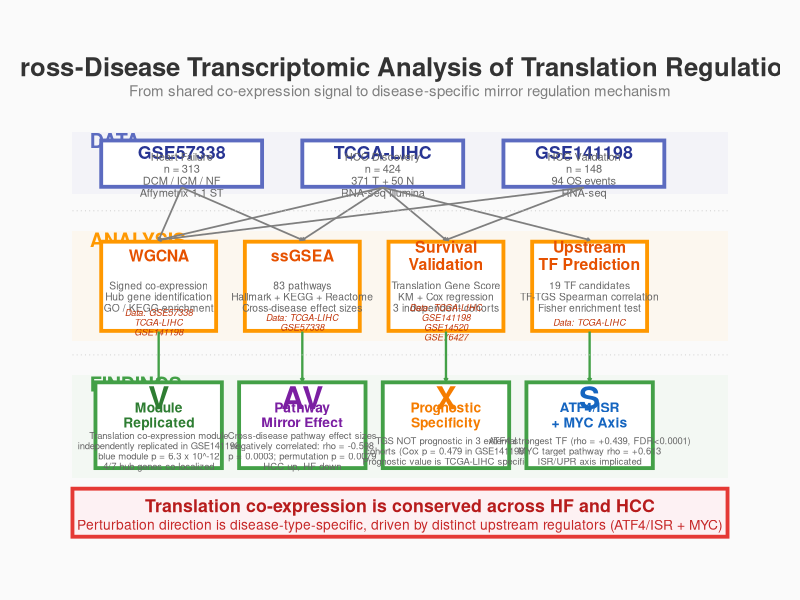

Here is the R script that generated this plot:
library(ggplot2)

PROJ_DIR <- "D:/R_projects/revision_analysis"

Cdata  <- "#5C6BC0"
Cana   <- "#FF9800"
Cfind  <- "#43A047"
Cconc  <- "#E53935"

p <- ggplot()

# ===== TITLE =====
p <- p + annotate("text", x=6, y=14.2, label="Cross-Disease Transcriptomic Analysis of Translation Regulation", fontface="bold", size=6.5, color="grey20")
p <- p + annotate("text", x=6, y=13.5, label="From shared co-expression signal to disease-specific mirror regulation mechanism", size=3.8, color="grey50")

# ===== DATA ROW (y: 10.8–12.2) =====
p <- p + annotate("rect", xmin=0.3, xmax=11.7, ymin=10.5, ymax=12.3, fill="#E8EAF6", alpha=0.4, color=NA)
p <- p + annotate("text", x=0.6, y=12.05, label="DATA", fontface="bold", size=5, color=Cdata, hjust=0)

data_boxes <- data.frame(
  x1=c(0.8, 4.3, 7.8),
  x2=c(3.6, 7.1, 10.6),
  cx=c(2.2, 5.7, 9.2),
  title=c("GSE57338", "TCGA-LIHC", "GSE141198"),
  desc=c("Heart Failure\nn = 313\nDCM / ICM / NF\nAffymetrix 1.1 ST",
         "HCC Discovery\nn = 424\n371 T + 50 N\nRNA-seq Illumina",
         "HCC Validation\nn = 148\n94 OS events\nRNA-seq"),
  stringsAsFactors=FALSE
)

for(i in 1:3) {
  p <- p + annotate("rect", xmin=data_boxes$x1[i], xmax=data_boxes$x2[i],
                    ymin=10.7, ymax=12.05, fill="white", color=Cdata, linewidth=1.3)
  p <- p + annotate("text", x=data_boxes$cx[i], y=11.7,
                    label=data_boxes$title[i], fontface="bold", size=4.5, color="#283593")
  p <- p + annotate("text", x=data_boxes$cx[i], y=11.05,
                    label=data_boxes$desc[i], size=2.8, lineheight=0.9, color="grey40")
}

# ===== ANALYSIS ROW (y: 6.5–9.2) =====
p <- p + annotate("rect", xmin=0.3, xmax=11.7, ymin=6.2, ymax=9.4, fill="#FFF3E0", alpha=0.4, color=NA)
p <- p + annotate("text", x=0.6, y=9.15, label="ANALYSIS", fontface="bold", size=5, color=Cana, hjust=0)

ana <- data.frame(
  x1=c(0.8, 3.3, 5.8, 8.3),
  x2=c(2.8, 5.3, 7.8, 10.3),
  cx=c(1.8, 4.3, 6.8, 9.3),
  title=c("WGCNA", "ssGSEA", "Survival\nValidation", "Upstream\nTF Prediction"),
  desc=c("Signed co-expression\nHub gene identification\nGO / KEGG enrichment",
         "83 pathways\nHallmark + KEGG + Reactome\nCross-disease effect sizes",
         "Translation Gene Score\nKM + Cox regression\n3 independent cohorts",
         "19 TF candidates\nTF-TGS Spearman correlation\nFisher enrichment test"),
  sources=c("GSE57338\nTCGA-LIHC\nGSE141198","TCGA-LIHC\nGSE57338","TCGA-LIHC\nGSE141198\nGSE14520\nGSE76427","TCGA-LIHC"),
  stringsAsFactors=FALSE
)

for(i in 1:4) {
  p <- p + annotate("rect", xmin=ana$x1[i], xmax=ana$x2[i],
                    ymin=6.5, ymax=9.1, fill="white", color=Cana, linewidth=1.3)
  p <- p + annotate("text", x=ana$cx[i], y=8.7,
                    label=ana$title[i], fontface="bold", size=4, color="#E65100", lineheight=0.9)
  p <- p + annotate("text", x=ana$cx[i], y=7.5,
                    label=ana$desc[i], size=2.6, color="grey40", lineheight=0.9)
  p <- p + annotate("text", x=ana$cx[i], y=6.75,
                    label=paste0("Data: ", ana$sources[i]), size=2.3, color="#BF360C", lineheight=0.9, fontface="italic")
}

# ===== FINDINGS ROW (y: 2.5–5.0) =====
p <- p + annotate("rect", xmin=0.3, xmax=11.7, ymin=2.2, ymax=5.2, fill="#E8F5E9", alpha=0.4, color=NA)
p <- p + annotate("text", x=0.6, y=4.95, label="FINDINGS", fontface="bold", size=5, color=Cfind, hjust=0)

fn <- data.frame(
  cx=c(1.8, 4.3, 6.8, 9.3),
  icon=c("network", "mirror", "prognosis", "mechanism"),
  ico_label=c("Module\nReplicated","Pathway\nMirror Effect","Prognostic\nSpecificity","ATF4/ISR\n+ MYC Axis"),
  desc=c("Translation co-expression module\nindependently replicated in GSE141198\nblue module p = 6.3 x 10^-12\n4/7 hub genes co-localized",
         "Cross-disease pathway effect sizes\nnegatively correlated: rho = -0.598\np = 0.0003; permutation p = 0.0079\nHCC up, HF down",
         "TGS NOT prognostic in 3 external\ncohorts (Cox p = 0.479 in GSE141198)\nPrognostic value is TCGA-LIHC specific",
         "ATF4 strongest TF (rho = +0.439, FDR<0.0001)\nMYC target pathway rho = +0.613\nISR/UPR axis implicated"),
  symbol=c("V", "AV", "X", "S"),
  stringsAsFactors=FALSE
)

for(i in 1:4) {
  p <- p + annotate("rect", xmin=fn$cx[i]-1.1, xmax=fn$cx[i]+1.1,
                    ymin=2.5, ymax=5.0, fill="white", color=Cfind, linewidth=1.3)
  # Icon as symbol
  sym_col <- ifelse(fn$symbol[i]=="V", "#2E7D32",
             ifelse(fn$symbol[i]=="AV", "#7B1FA2",
             ifelse(fn$symbol[i]=="X", "#F57C00",
             "#1565C0")))
  p <- p + annotate("text", x=fn$cx[i], y=4.55,
                    label=fn$symbol[i], size=8, color=sym_col, fontface="bold")
  p <- p + annotate("text", x=fn$cx[i], y=4.05,
                    label=fn$ico_label[i], fontface="bold", size=3.5,
                    color=sym_col, lineheight=0.9)
  p <- p + annotate("text", x=fn$cx[i], y=3.0,
                    label=fn$desc[i], size=2.4, color="grey40", lineheight=0.9)
}

# ===== ARROWS: Data -> Analysis (explicit paths) =====
# GSE57338(cx=2.2) -> WGCNA(cx=1.8), ssGSEA(cx=4.3)
p <- p + annotate("segment", x=2.2, xend=1.8, y=10.68, yend=9.15,
                  arrow=arrow(length=unit(0.08,"cm")), color="grey50", linewidth=0.6)
p <- p + annotate("segment", x=2.2, xend=4.3, y=10.68, yend=9.15,
                  arrow=arrow(length=unit(0.08,"cm")), color="grey50", linewidth=0.6)

# TCGA-LIHC(cx=5.7) -> WGCNA(1.8), ssGSEA(4.3), Survival(6.8), TF(9.3)
p <- p + annotate("segment", x=5.7, xend=1.8, y=10.68, yend=9.15,
                  arrow=arrow(length=unit(0.08,"cm")), color="grey50", linewidth=0.6)
p <- p + annotate("segment", x=5.7, xend=4.3, y=10.68, yend=9.15,
                  arrow=arrow(length=unit(0.08,"cm")), color="grey50", linewidth=0.6)
p <- p + annotate("segment", x=5.7, xend=6.8, y=10.68, yend=9.15,
                  arrow=arrow(length=unit(0.08,"cm")), color="grey50", linewidth=0.6)
p <- p + annotate("segment", x=5.7, xend=9.3, y=10.68, yend=9.15,
                  arrow=arrow(length=unit(0.08,"cm")), color="grey50", linewidth=0.6)

# GSE141198(cx=9.2) -> WGCNA(1.8), Survival(6.8)
p <- p + annotate("segment", x=9.2, xend=1.8, y=10.68, yend=9.15,
                  arrow=arrow(length=unit(0.08,"cm")), color="grey50", linewidth=0.6)
p <- p + annotate("segment", x=9.2, xend=6.8, y=10.68, yend=9.15,
                  arrow=arrow(length=unit(0.08,"cm")), color="grey50", linewidth=0.6)

# ===== ARROWS: Analysis -> Findings =====
p <- p + annotate("segment", x=1.8, xend=1.8, y=6.48, yend=5.05,
                  arrow=arrow(length=unit(0.08,"cm")), color=Cfind, linewidth=0.8)
p <- p + annotate("segment", x=4.3, xend=4.3, y=6.48, yend=5.05,
                  arrow=arrow(length=unit(0.08,"cm")), color=Cfind, linewidth=0.8)
p <- p + annotate("segment", x=6.8, xend=6.8, y=6.48, yend=5.05,
                  arrow=arrow(length=unit(0.08,"cm")), color=Cfind, linewidth=0.8)
p <- p + annotate("segment", x=9.3, xend=9.3, y=6.48, yend=5.05,
                  arrow=arrow(length=unit(0.08,"cm")), color=Cfind, linewidth=0.8)

# ===== Divider lines between rows =====
p <- p + annotate("segment", x=0.3, xend=11.7, y=10.0, yend=10.0, linetype="dotted", color="grey80", linewidth=0.3)
p <- p + annotate("segment", x=0.3, xend=11.7, y=5.8, yend=5.8, linetype="dotted", color="grey80", linewidth=0.3)

# ===== CONCLUSION BANNER =====
p <- p + annotate("rect", xmin=0.3, xmax=11.7, ymin=0.5, ymax=1.9, fill="#FFEBEE", alpha=0.6, color=Cconc, linewidth=1.3)
p <- p + annotate("text", x=6, y=1.4, label="Translation co-expression is conserved across HF and HCC", fontface="bold", size=4.5, color="#B71C1C")
p <- p + annotate("text", x=6, y=0.85, label="Perturbation direction is disease-type-specific, driven by distinct upstream regulators (ATF4/ISR + MYC)", size=3.5, color="#C62828")

# ===== Layout =====
p <- p + coord_cartesian(xlim=c(0,12), ylim=c(0,14.8))
p <- p + theme_void()
p <- p + theme(plot.background=element_rect(fill="#FAFAFA", color=NA), plot.margin=margin(15,15,15,15))

ggsave(file.path(PROJ_DIR, "figures", "Figure1_Study_Design.png"), p, width=16, height=12, dpi=300)
cat("Figure 1 v3 saved\n")
